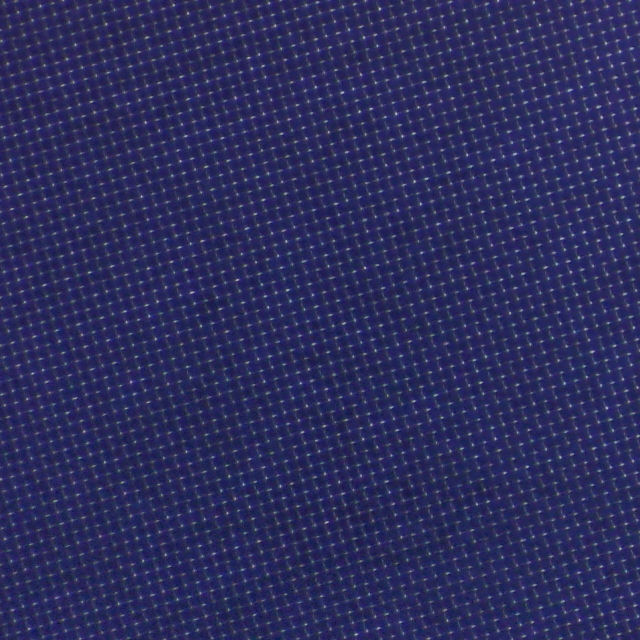
#> input picture Test/Prefliter/output/20260512_132533_img_000/slices/20260512_132533_img_000_slice_000_x336_y0.jpg, 1280 x 1280 px (shown at 1/2 size); its folder holds only this picture in this run
$ python anomaly_prefilter_1280.py --input output/20260512_132533_img_000/slices
#> lines starting #> are read from the running program, lines starting #| are printed output that depends on the picture; after the words box and inside, x2 and y2 are one past the last pixel; in counts of white or black regions, pixels touching at a corner belong together
from __future__ import annotations

import argparse
import json
from dataclasses import asdict, dataclass
from pathlib import Path

import cv2
import numpy as np

IMAGE_EXTS = {".jpg", ".jpeg", ".png", ".bmp", ".tif", ".tiff"}

SLICE_SIZE = 1280
SIGMA = 25.0
KERNEL_SIZE = 41
THRESHOLD_PERCENTILE = 99.4
MIN_THRESHOLD = 12
MIN_AREA = 80
MERGE_MARGIN = 80
OPEN_SIZE = 3
CLOSE_SIZE = 9
TILE_DEDUPE_IOU = 0.85


@dataclass
class Candidate:
    x: int
    y: int
    w: int
    h: int
    area: int
    score_mean: float
    score_max: float


@dataclass
class SliceRecord:
    name: str
    x1: int
    y1: int
    x2: int
    y2: int
    source_candidate: int


def odd_kernel(value: int) -> int:
    value = max(3, int(value))
    return value if value % 2 == 1 else value + 1


def list_images(path: Path) -> list[Path]:
    if path.is_file():
        return [path]
    return sorted(p for p in path.rglob("*") if p.suffix.lower() in IMAGE_EXTS)


def normalize_gray(gray: np.ndarray) -> np.ndarray:
    gray_f = gray.astype(np.float32)
    background = cv2.GaussianBlur(gray_f, (0, 0), sigmaX=SIGMA, sigmaY=SIGMA)
    normalized = gray_f - background + 128.0
    return np.clip(normalized, 0, 255).astype(np.uint8)


def build_score_map(bgr: np.ndarray) -> np.ndarray:
    gray = cv2.cvtColor(bgr, cv2.COLOR_BGR2GRAY)
    normalized = normalize_gray(gray)

    kernel = cv2.getStructuringElement(
        cv2.MORPH_ELLIPSE,
        (odd_kernel(KERNEL_SIZE), odd_kernel(KERNEL_SIZE)),
    )

    bright = cv2.morphologyEx(normalized, cv2.MORPH_TOPHAT, kernel)
    dark = cv2.morphologyEx(normalized, cv2.MORPH_BLACKHAT, kernel)
    score = cv2.max(bright, dark)
    score = cv2.GaussianBlur(score, (3, 3), 0)
    return score


def threshold_score(score: np.ndarray) -> np.ndarray:
    threshold = max(
        float(MIN_THRESHOLD), float(np.percentile(score, THRESHOLD_PERCENTILE))
    )
    return (score >= threshold).astype(np.uint8) * 255


def clean_mask(mask: np.ndarray) -> np.ndarray:
    if OPEN_SIZE > 1:
        kernel = cv2.getStructuringElement(
            cv2.MORPH_ELLIPSE, (odd_kernel(OPEN_SIZE), odd_kernel(OPEN_SIZE))
        )
        mask = cv2.morphologyEx(mask, cv2.MORPH_OPEN, kernel)
    if CLOSE_SIZE > 1:
        kernel = cv2.getStructuringElement(
            cv2.MORPH_ELLIPSE, (odd_kernel(CLOSE_SIZE), odd_kernel(CLOSE_SIZE))
        )
        mask = cv2.morphologyEx(mask, cv2.MORPH_CLOSE, kernel)
    return mask


def find_candidates(
    mask: np.ndarray, score: np.ndarray, offset_x: int, offset_y: int
) -> list[Candidate]:
    num_labels, labels, stats, _ = cv2.connectedComponentsWithStats(
        mask, connectivity=8
    )
    candidates: list[Candidate] = []

    for label in range(1, num_labels):
        x, y, w, h, area = stats[label]
        area = int(area)
        if area < MIN_AREA:
            continue

        component_scores = score[labels == label]
        candidates.append(
            Candidate(
                x=int(x + offset_x),
                y=int(y + offset_y),
                w=int(w),
                h=int(h),
                area=area,
                score_mean=float(np.mean(component_scores)),
                score_max=float(np.max(component_scores)),
            )
        )

    candidates.sort(key=lambda item: item.area, reverse=True)
    return candidates


def slice_origins(length: int, slice_size: int = SLICE_SIZE) -> list[int]:
    if length <= slice_size:
        return [0]

    last_origin = length - slice_size
    origins = list(range(0, last_origin + 1, slice_size))
    if origins[-1] != last_origin:
        origins.append(last_origin)
    return origins


def iter_slices(
    image: np.ndarray,
) -> list[tuple[np.ndarray, tuple[int, int, int, int]]]:
    h, w = image.shape[:2]
    slices = []
    for y1 in slice_origins(h):
        for x1 in slice_origins(w):
            x2 = min(w, x1 + SLICE_SIZE)
            y2 = min(h, y1 + SLICE_SIZE)
            slices.append((image[y1:y2, x1:x2], (x1, y1, x2, y2)))
    return slices


def detect_candidates_in_slices(image: np.ndarray) -> tuple[list[Candidate], int]:
    all_candidates: list[Candidate] = []
    slices = iter_slices(image)

    for image_slice, (x1, y1, _, _) in slices:
        score = build_score_map(image_slice)
        mask = threshold_score(score)
        mask = clean_mask(mask)
        all_candidates.extend(find_candidates(mask, score, x1, y1))

    all_candidates.sort(key=lambda item: item.area, reverse=True)
    return all_candidates, len(slices)


def expanded_box(
    candidate: Candidate, margin: int, image_w: int, image_h: int
) -> tuple[int, int, int, int]:
    x1 = max(0, candidate.x - margin)
    y1 = max(0, candidate.y - margin)
    x2 = min(image_w, candidate.x + candidate.w + margin)
    y2 = min(image_h, candidate.y + candidate.h + margin)
    return x1, y1, x2, y2


def boxes_overlap_or_touch(
    a: tuple[int, int, int, int], b: tuple[int, int, int, int]
) -> bool:
    ax1, ay1, ax2, ay2 = a
    bx1, by1, bx2, by2 = b
    return not (ax2 < bx1 or bx2 < ax1 or ay2 < by1 or by2 < ay1)


def merge_candidates(
    candidates: list[Candidate], image_shape: tuple[int, int, int]
) -> list[Candidate]:
    if not candidates:
        return []

    image_h, image_w = image_shape[:2]
    boxes = [
        expanded_box(candidate, MERGE_MARGIN, image_w, image_h)
        for candidate in candidates
    ]
    parent = list(range(len(candidates)))

    def find(index: int) -> int:
        while parent[index] != index:
            parent[index] = parent[parent[index]]
            index = parent[index]
        return index

    def union(left: int, right: int) -> None:
        root_left = find(left)
        root_right = find(right)
        if root_left != root_right:
            parent[root_right] = root_left

    for i in range(len(boxes)):
        for j in range(i + 1, len(boxes)):
            if boxes_overlap_or_touch(boxes[i], boxes[j]):
                union(i, j)

    groups: dict[int, list[int]] = {}
    for index in range(len(candidates)):
        groups.setdefault(find(index), []).append(index)

    merged: list[Candidate] = []
    for indices in groups.values():
        x1 = min(candidates[index].x for index in indices)
        y1 = min(candidates[index].y for index in indices)
        x2 = max(candidates[index].x + candidates[index].w for index in indices)
        y2 = max(candidates[index].y + candidates[index].h for index in indices)
        area = sum(candidates[index].area for index in indices)
        score_mean = float(np.mean([candidates[index].score_mean for index in indices]))
        score_max = float(max(candidates[index].score_max for index in indices))
        merged.append(
            Candidate(
                x=int(x1),
                y=int(y1),
                w=int(x2 - x1),
                h=int(y2 - y1),
                area=int(area),
                score_mean=score_mean,
                score_max=score_max,
            )
        )

    merged.sort(key=lambda item: item.area, reverse=True)
    return merged


def candidate_slice_box(
    candidate: Candidate, image_w: int, image_h: int
) -> tuple[int, int, int, int]:
    cx = candidate.x + candidate.w // 2
    cy = candidate.y + candidate.h // 2
    half = SLICE_SIZE // 2

    if image_w <= SLICE_SIZE:
        x1 = 0
    else:
        x1 = max(0, min(image_w - SLICE_SIZE, cx - half))

    if image_h <= SLICE_SIZE:
        y1 = 0
    else:
        y1 = max(0, min(image_h - SLICE_SIZE, cy - half))

    x2 = min(image_w, x1 + SLICE_SIZE)
    y2 = min(image_h, y1 + SLICE_SIZE)
    return x1, y1, x2, y2


def is_duplicate_box(
    box: tuple[int, int, int, int],
    existing_boxes: list[tuple[int, int, int, int]],
    min_iou: float,
) -> bool:
    x1, y1, x2, y2 = box
    area = max(0, x2 - x1) * max(0, y2 - y1)
    if area == 0:
        return True

    for other in existing_boxes:
        ox1, oy1, ox2, oy2 = other
        ix1 = max(x1, ox1)
        iy1 = max(y1, oy1)
        ix2 = min(x2, ox2)
        iy2 = min(y2, oy2)
        inter = max(0, ix2 - ix1) * max(0, iy2 - iy1)
        other_area = max(0, ox2 - ox1) * max(0, oy2 - oy1)
        union = area + other_area - inter
        if union > 0 and inter / union >= min_iou:
            return True
    return False


def process_image(image_path: Path, output_dir: Path) -> None:
    image = cv2.imread(str(image_path), cv2.IMREAD_COLOR)
    if image is None:
        print(f"skip unreadable image: {image_path}")
        return

    raw_candidates, slice_count = detect_candidates_in_slices(image)
    candidates = merge_candidates(raw_candidates, image.shape)

    stem = image_path.stem
    image_output_dir = output_dir / stem
    slice_dir = image_output_dir / "slices"
    image_output_dir.mkdir(parents=True, exist_ok=True)
    slice_dir.mkdir(parents=True, exist_ok=True)

    slice_records: list[SliceRecord] = []
    slice_boxes: list[tuple[int, int, int, int]] = []
    image_h, image_w = image.shape[:2]
    for index, candidate in enumerate(candidates):
        box = candidate_slice_box(candidate, image_w, image_h)
        if is_duplicate_box(box, slice_boxes, TILE_DEDUPE_IOU):
            continue

        x1, y1, x2, y2 = box
        image_slice = image[y1:y2, x1:x2]
        slice_boxes.append(box)
        slice_name = f"{stem}_slice_{len(slice_records):03d}_x{x1}_y{y1}.jpg"
        cv2.imwrite(str(slice_dir / slice_name), image_slice)
        slice_records.append(
            SliceRecord(
                name=slice_name,
                x1=x1,
                y1=y1,
                x2=x2,
                y2=y2,
                source_candidate=index,
            )
        )

    payload = {
        "image": str(image_path),
        "shape": list(image.shape),
        "parameters": {
            "slice_size": SLICE_SIZE,
            "sigma": SIGMA,
            "kernel": KERNEL_SIZE,
            "threshold_percentile": THRESHOLD_PERCENTILE,
            "min_threshold": MIN_THRESHOLD,
            "min_area": MIN_AREA,
            "merge_margin": MERGE_MARGIN,
            "open_size": OPEN_SIZE,
            "close_size": CLOSE_SIZE,
            "tile_dedupe_iou": TILE_DEDUPE_IOU,
        },
        "slice_count": slice_count,
        "raw_candidates_count": len(raw_candidates),
        "merged_candidate_count": len(candidates),
        "slices": [asdict(image_slice) for image_slice in slice_records],
    }

    with open(
        image_output_dir / f"{stem}_candidates.json", "w", encoding="utf-8"
    ) as file:
        json.dump(payload, file, ensure_ascii=False, indent=2)

    print(
        f"{image_path.name}: slices={slice_count} raw={len(raw_candidates)} "
        f"merged={len(candidates)} saved_slices={len(slice_records)}"
    )


def parse_args() -> argparse.Namespace:
    parser = argparse.ArgumentParser(
        description="1280-slice fabric anomaly candidate prefilter"
    )
    parser.add_argument("--input", required=True, help="input image or image directory")
    parser.add_argument("--output", default="output", help="output directory")
    return parser.parse_args()


def main() -> None:
    args = parse_args()
    input_path = Path(args.input).expanduser()
    output_dir = Path(args.output).expanduser()

    images = list_images(input_path)
    if not images:
        raise SystemExit(f"no images found: {input_path}")

    for image_path in images:
        process_image(image_path, output_dir)
#> in process_image, image is the input picture: shape (1280, 1280, 3); mean B, G, R 93, 45.5, 44.2
#> after the loop in iter_slices, `for y1 in slice_origins(h):`: slices = 1 item
#> the loop in detect_candidates_in_slices, `for image_slice, (x1, y1, _, _) in slices:` made 1 pass
#> (x1, y1, threshold in threshold_score, num_labels in find_candidates) on pass 1: (0, 0, 112, 167)
#> pass 1, in build_score_map, `gray = cv2.cvtColor(bgr, cv2.COLOR_BGR2GRAY)`:
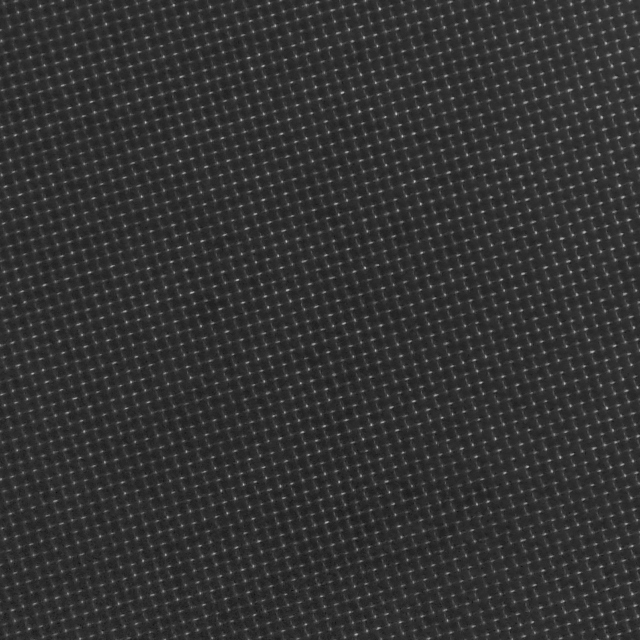
#> gray: shape (1280, 1280) (shown at 1/2 size); min 8, max 211, mean 50.5
#> pass 1, in normalize_gray, `background = cv2.GaussianBlur(gray_f, (0, 0), sigmaX=SIGMA, sigmaY=SIG..`:
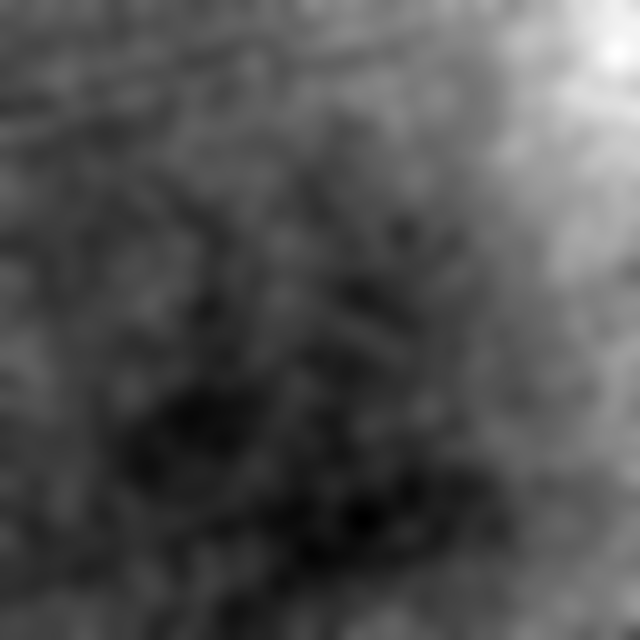
#> background: shape (1280, 1280) float32 (shown at 1/2 size); min 46.04, max 60.3, mean 50.5; drawn with min black and max white
#> after the loop in detect_candidates_in_slices, `for image_slice, (x1, y1, _, _) in slices:`:
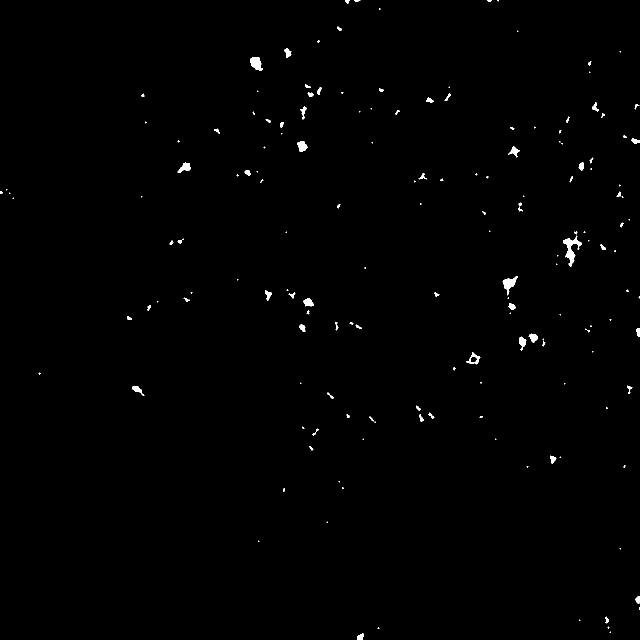
#> mask: shape (1280, 1280) (shown at 1/2 size); 0.51% white; 166 white regions (86 under 20 px), largest, box (x1, y1, x2, y2) and area: (1126, 471, 1163, 534) 792, (1005, 552, 1036, 591) 477, (500, 114, 526, 142) 462
#> after the loop in detect_candidates_in_slices, `for image_slice, (x1, y1, _, _) in slices:`:
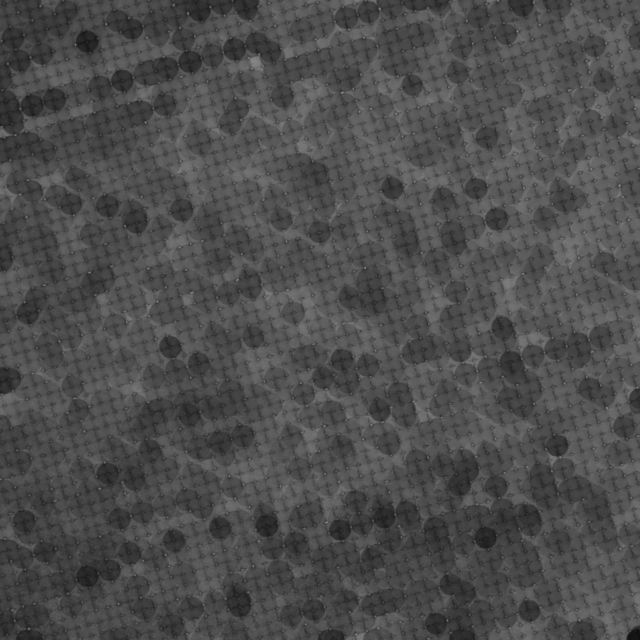
#> score: shape (1280, 1280) (shown at 1/2 size); min 15, max 146, mean 77
#> after the loop in detect_candidates_in_slices, `for image_slice, (x1, y1, _, _) in slices:`: all_candidates = 25 items
#> in process_image, `raw_candidates, slice_count = detect_candidates_in_slices(image)`: slice_count = 1
#> in merge_candidates, `boxes = [ expanded_box(candidate, MERGE_MARGIN, image_w, image_h) for ..`: boxes = 25 items, first 6: (1046, 391, 1243, 614), (925, 472, 1116, 671), (420, 34, 606, 222), (514, 202, 695, 384), (275, 245, 462, 426), (527, 516, 708, 693)
#> in merge_candidates, `parent = list(range(len(candidates)))`: parent = 25 values from 0 to 24
#> the loop in merge_candidates, `for i in range(len(boxes)):` made 25 passes
#> the loop in merge_candidates, `for index in range(len(candidates)):` made 25 passes
#> the loop in merge_candidates, `for indices in groups.values():` made 7 passes
#> indices on passes 1 to 7: [0, 1, 6, 7, 8, 9, 15, 17, 19, 20, 22, 24], [2, 3, 4, 11, 13, 23], [5, 12, 16], [10], [14], [18], [21]
#> the loop in process_image, `for index, candidate in enumerate(candidates):` made 7 passes
#| 20260512_132533_img_000_slice_000_x336_y0.jpg: slices=1 raw=25 merged=7 saved_slices=1


if __name__ == "__main__":
    main()

$ run again, on Test/Prefliter/output/20260512_132533_img_000/slices/20260512_132533_img_000_slice_004_x1179_y0.jpg
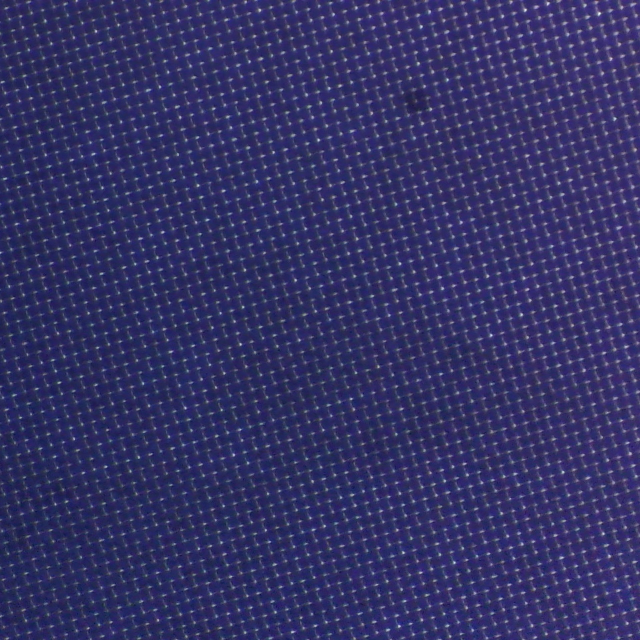
#> input picture Test/Prefliter/output/20260512_132533_img_000/slices/20260512_132533_img_000_slice_004_x1179_y0.jpg, 1280 x 1280 px (shown at 1/2 size)
#> in process_image, image is the input picture: shape (1280, 1280, 3); mean B, G, R 102.4, 51.4, 52.5
#> after the loop in iter_slices, `for y1 in slice_origins(h):`: slices = 1 item
#> the loop in detect_candidates_in_slices, `for image_slice, (x1, y1, _, _) in slices:` made 1 pass
#> (x1, y1, threshold in threshold_score, num_labels in find_candidates) on pass 1: (0, 0, 117, 204)
#> after the loop in detect_candidates_in_slices, `for image_slice, (x1, y1, _, _) in slices:`:
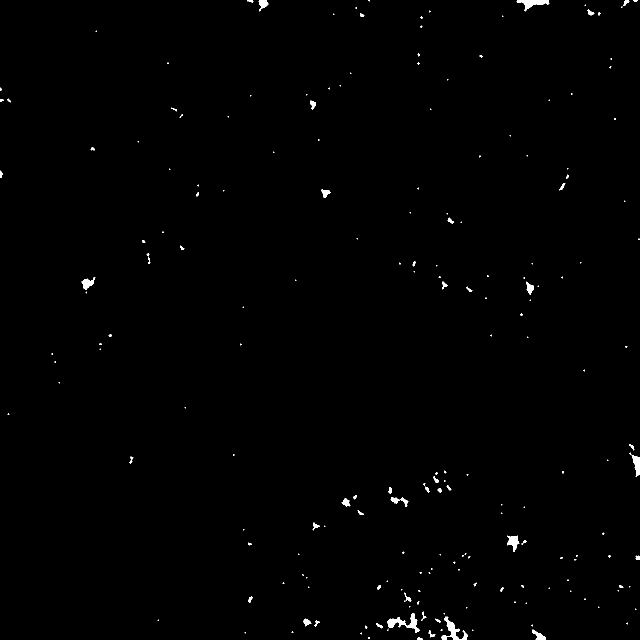
#> mask: shape (1280, 1280) (shown at 1/2 size); 0.51% white; 203 white regions (140 under 20 px), largest, box (x1, y1, x2, y2) and area: (774, 1226, 840, 1266) 823, (883, 1233, 936, 1280) 773, (1033, 0, 1099, 23) 640
#> after the loop in detect_candidates_in_slices, `for image_slice, (x1, y1, _, _) in slices:`:
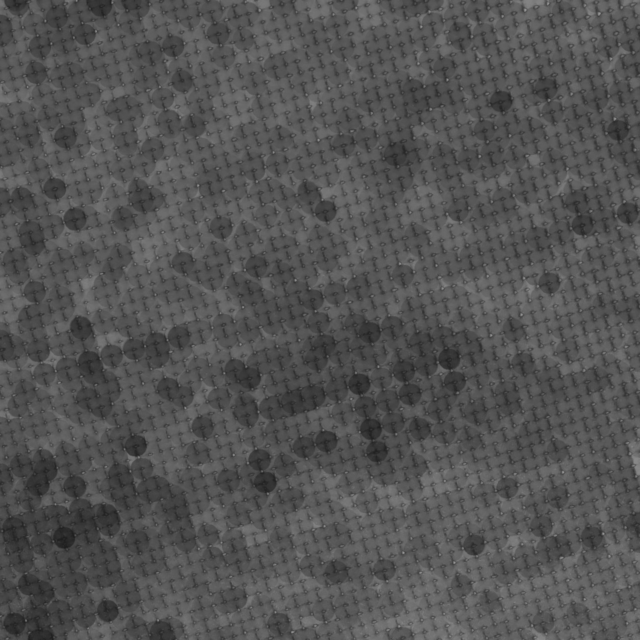
#> score: shape (1280, 1280) (shown at 1/2 size); min 29, max 153, mean 83.3
#> after the loop in detect_candidates_in_slices, `for image_slice, (x1, y1, _, _) in slices:`: all_candidates = 19 items
#> slice_count = 1
#> boxes = 19 items, first 6: (694, 1146, 920, 1280), (803, 1153, 1016, 1280), (953, 0, 1179, 103), (934, 991, 1119, 1184), (1183, 830, 1280, 1034), (83, 474, 271, 660)
#> parent = [0, 1, 2, 3, 4, 5, 6, 7, 8, 9, 10, 11, 12, 13, 14, 15, 16, 17, 18]
#> the loop in merge_candidates, `for i in range(len(boxes)):` made 19 passes
#> the loop in merge_candidates, `for index in range(len(candidates)):` made 19 passes
#> the loop in merge_candidates, `for indices in groups.values():` made 8 passes
#> indices on passes 1 to 8: [0, 1, 3, 6, 12, 18], [2, 15, 17], [4], [5], [7, 11, 14], [8], [9, 16], [10, 13]
#> the loop in process_image, `for index, candidate in enumerate(candidates):` made 8 passes
#| 20260512_132533_img_000_slice_004_x1179_y0.jpg: slices=1 raw=19 merged=8 saved_slices=1
